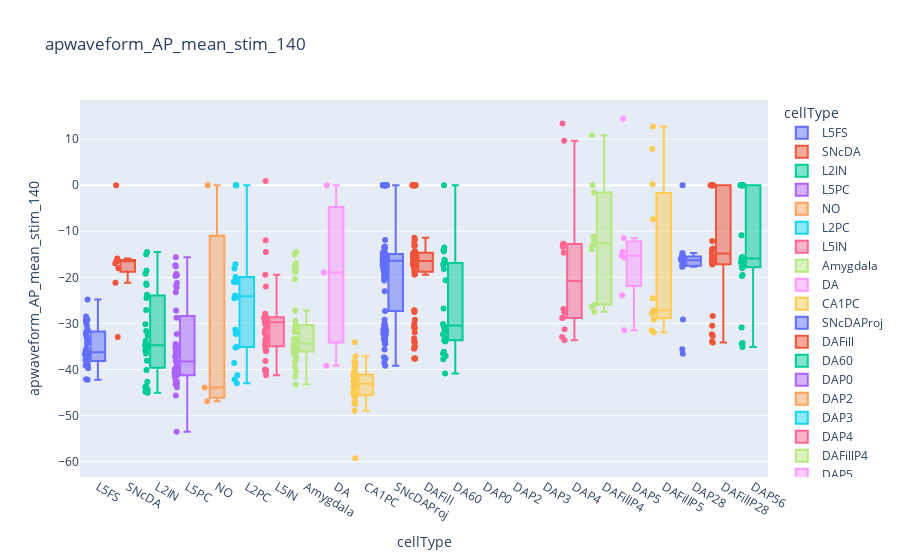

This figure's notebook cell:
### Code cell
import plotly.express as px
df = px.data.tips()
fig = px.box(formated_data, 
             x="cellType",
             y="apwaveform_AP_mean_stim_140",
            color="cellType",
            title="apwaveform_AP_mean_stim_140",
           hover_name = 'id',


            points="all")
fig.show()

### Figure 1 — Plotly figure (JSON) as saved in the notebook; plotly's stock layout.template omitted (floating-point values rounded to 4 significant figures)
{"data": [{"alignmentgroup": "True", "boxpoints": "all", "hovertemplate": "<b>%{hovertext}</b><br><br>cellType=%{x}<br>apwaveform_AP_mean_stim_140=%{y}<extra></extra>", "hovertext": ["53_1", "54_1", "55_1", "55_2", "56_1", "57_1", "58_1", "59_1", "60_1", "61_1", "62_1", "63_1", "64_1", "65_1", "66_1", "67_1", "68_1", "69_1", "70_1", "71_1", "72_1", "73_1", "74_1", "75_1", "76_1", "77_1", "87_1", "88_1", "89_1", "90_1", "91_1", "92_1", "93_1"], "legendgroup": "L5FS", "marker": {"color": "#636efa"}, "name": "L5FS", "notched": false, "offsetgroup": "L5FS", "orientation": "v", "showlegend": true, "type": "box", "x": ["L5FS", "L5FS", "L5FS", "L5FS", "L5FS", "L5FS", "L5FS", "L5FS", "L5FS", "L5FS", "L5FS", "L5FS", "L5FS", "L5FS", "L5FS", "L5FS", "L5FS", "L5FS", "L5FS", "L5FS", "L5FS", "L5FS", "L5FS", "L5FS", "L5FS", "L5FS", "L5FS", "L5FS", "L5FS", "L5FS", "L5FS", "L5FS", "L5FS"], "x0": " ", "xaxis": "x", "y": [-37.46, -37.45, -35.46, -34.36, -39.14, -36.36, -39.08, -39.74, -42.22, -36.0, -38.63, -38.76, -38.0, -37.94, -31.76, -33.43, -36.26, -32.91, -29.27, -29.91, -36.73, -31.64, -33.82, -30.43, -36.57, -37.24, -31.36, -24.84, -39.05, -42.1, -28.52, -29.19, -32.24], "y0": " ", "yaxis": "y"}, {"alignmentgroup": "True", "boxpoints": "all", "hovertemplate": "<b>%{hovertext}</b><br><br>cellType=%{x}<br>apwaveform_AP_mean_stim_140=%{y}<extra></extra>", "hovertext": ["78_1", "79_1", "80_1", "81_1", "82_1", "83_1", "84_1", "85_1", "86_1"], "legendgroup": "SNcDA", "marker": {"color": "#EF553B"}, "name": "SNcDA", "notched": false, "offsetgroup": "SNcDA", "orientation": "v", "showlegend": true, "type": "box", "x": ["SNcDA", "SNcDA", "SNcDA", "SNcDA", "SNcDA", "SNcDA", "SNcDA", "SNcDA", "SNcDA"], "x0": " ", "xaxis": "x", "y": [-16.49, -18.02, -15.93, -17.02, -32.97, 0, -21.16, -16.4, -16.35], "y0": " ", "yaxis": "y"}, {"alignmentgroup": "True", "boxpoints": "all", "hovertemplate": "<b>%{hovertext}</b><br><br>cellType=%{x}<br>apwaveform_AP_mean_stim_140=%{y}<extra></extra>", "hovertext": ["94_1", "94_2", "99_2", "101_1", "103_1", "105_1", "105_2", "106_1", "107_1", "111_1", "111_2", "113_2", "114_1", "115_1", "115_2", "118_1", "119_1", "120_1", "120_2", "121_1", "123_3", "124_1", "124_2", "124_3", "211_1", "211_2", "213_2"], "legendgroup": "L2IN", "marker": {"color": "#00cc96"}, "name": "L2IN", "notched": false, "offsetgroup": "L2IN", "orientation": "v", "showlegend": true, "type": "box", "x": ["L2IN", "L2IN", "L2IN", "L2IN", "L2IN", "L2IN", "L2IN", "L2IN", "L2IN", "L2IN", "L2IN", "L2IN", "L2IN", "L2IN", "L2IN", "L2IN", "L2IN", "L2IN", "L2IN", "L2IN", "L2IN", "L2IN", "L2IN", "L2IN", "L2IN", "L2IN", "L2IN"], "x0": " ", "xaxis": "x", "y": [-18.51, -34.73, -38.1, -45.03, -24.51, -14.53, -43.88, -40.12, -34.97, -31.63, -44.83, -30.2, -14.98, -27.08, -35.88, -34.75, -32.58, -43.55, -36.55, -21.31, -19.24, -44.34, -21.65, -33.79, -35.47, -42.65, -23.79], "y0": " ", "yaxis": "y"}, {"alignmentgroup": "True", "boxpoints": "all", "hovertemplate": "<b>%{hovertext}</b><br><br>cellType=%{x}<br>apwaveform_AP_mean_stim_140=%{y}<extra></extra>", "hovertext": ["97_1", "97_2", "126_1", "126_2", "126_3", "197_1", "198_1", "199_1", "200_1", "201_1", "202_1", "203_1", "204_1", "205_1", "206_1", "207_1", "208_1", "210_1", "212_1", "212_2", "215_1", "215_2", "217_1", "217_2", "222_1", "223_1", "224_1", "227_1", "228_1", "229_1", "229_2", "230_1", "230_2", "231_1", "231_2", "233_1", "233_2", "234_1", "348_1", "349_1", "350_1", "351_1", "352_1", "353_1", "354_1"], "legendgroup": "L5PC", "marker": {"color": "#ab63fa"}, "name": "L5PC", "notched": false, "offsetgroup": "L5PC", "orientation": "v", "showlegend": true, "type": "box", "x": ["L5PC", "L5PC", "L5PC", "L5PC", "L5PC", "L5PC", "L5PC", "L5PC", "L5PC", "L5PC", "L5PC", "L5PC", "L5PC", "L5PC", "L5PC", "L5PC", "L5PC", "L5PC", "L5PC", "L5PC", "L5PC", "L5PC", "L5PC", "L5PC", "L5PC", "L5PC", "L5PC", "L5PC", "L5PC", "L5PC", "L5PC", "L5PC", "L5PC", "L5PC", "L5PC", "L5PC", "L5PC", "L5PC", "L5PC", "L5PC", "L5PC", "L5PC", "L5PC", "L5PC", "L5PC"], "x0": " ", "xaxis": "x", "y": [-41.01, -38.27, -34.81, -34.47, -36.3, -38.43, -39.91, -43.01, -43.85, -42.48, -39.81, -23.22, -42.98, -40.5, -53.48, -43.02, -43.21, -35.29, -19.73, -21.82, -15.62, -37.16, -19.29, -40.51, -28.76, -17.4, -17.63, -45.62, -42.6, -41.29, -36.21, -27.22, -35.19, -32.32, -35.69, -22.21, -21.23, -19.54, -37.26, -41.21, -40.69, -40.38, -41.64, -39.15, -39.81], "y0": " ", "yaxis": "y"}, {"alignmentgroup": "True", "boxpoints": "all", "hovertemplate": "<b>%{hovertext}</b><br><br>cellType=%{x}<br>apwaveform_AP_mean_stim_140=%{y}<extra></extra>", "hovertext": ["99_1", "99_3", "213_1"], "legendgroup": "NO", "marker": {"color": "#FFA15A"}, "name": "NO", "notched": false, "offsetgroup": "NO", "orientation": "v", "showlegend": true, "type": "box", "x": ["NO", "NO", "NO"], "x0": " ", "xaxis": "x", "y": [-43.92, 0, -46.89], "y0": " ", "yaxis": "y"}, {"alignmentgroup": "True", "boxpoints": "all", "hovertemplate": "<b>%{hovertext}</b><br><br>cellType=%{x}<br>apwaveform_AP_mean_stim_140=%{y}<extra></extra>", "hovertext": ["101_2", "107_2", "109_1", "109_2", "110_1", "110_2", "113_1", "116_1", "116_2", "117_1", "117_2", "121_2", "122_1", "122_2", "123_1", "123_2", "125_1", "127_1", "128_1", "129_1", "209_1", "218_1"], "legendgroup": "L2PC", "marker": {"color": "#19d3f3"}, "name": "L2PC", "notched": false, "offsetgroup": "L2PC", "orientation": "v", "showlegend": true, "type": "box", "x": ["L2PC", "L2PC", "L2PC", "L2PC", "L2PC", "L2PC", "L2PC", "L2PC", "L2PC", "L2PC", "L2PC", "L2PC", "L2PC", "L2PC", "L2PC", "L2PC", "L2PC", "L2PC", "L2PC", "L2PC", "L2PC", "L2PC"], "x0": " ", "xaxis": "x", "y": [-24.28, -42.17, -23.93, -17.17, 0, -19.96, -24.53, 0, -20.76, -31.39, -42.98, -18.08, 0, -32.0, -38.57, -41.27, -32.28, -20.96, -20.96, -20.96, -35.23, -35.14], "y0": " ", "yaxis": "y"}, {"alignmentgroup": "True", "boxpoints": "all", "hovertemplate": "<b>%{hovertext}</b><br><br>cellType=%{x}<br>apwaveform_AP_mean_stim_140=%{y}<extra></extra>", "hovertext": ["104_1", "148_1", "149_1", "150_1", "151_1", "152_1", "153_1", "154_1", "155_1", "156_1", "157_1", "158_1", "159_1", "160_1", "161_1", "162_1", "163_1", "164_1", "165_1", "166_1", "167_1", "168_1", "169_1", "170_1", "171_1", "172_1", "174_1", "175_1", "176_1", "216_1", "219_1", "220_1", "221_1", "225_1", "226_1"], "legendgroup": "L5IN", "marker": {"color": "#FF6692"}, "name": "L5IN", "notched": false, "offsetgroup": "L5IN", "orientation": "v", "showlegend": true, "type": "box", "x": ["L5IN", "L5IN", "L5IN", "L5IN", "L5IN", "L5IN", "L5IN", "L5IN", "L5IN", "L5IN", "L5IN", "L5IN", "L5IN", "L5IN", "L5IN", "L5IN", "L5IN", "L5IN", "L5IN", "L5IN", "L5IN", "L5IN", "L5IN", "L5IN", "L5IN", "L5IN", "L5IN", "L5IN", "L5IN", "L5IN", "L5IN", "L5IN", "L5IN", "L5IN", "L5IN"], "x0": " ", "xaxis": "x", "y": [-29.73, -29.6, -40.02, -38.16, -28.75, -32.65, -28.95, -33.64, -35.46, -41.26, 0.8825, -14.48, -28.77, -36.04, -35.61, -33.48, -32.06, -29.26, -27.9, -30.76, -28.25, -28.67, -30.25, -28.65, -28.63, -31.48, -35.12, -28.66, -11.95, -29.74, -40.2, -34.51, -22.01, -40.33, -19.44], "y0": " ", "yaxis": "y"}, {"alignmentgroup": "True", "boxpoints": "all", "hovertemplate": "<b>%{hovertext}</b><br><br>cellType=%{x}<br>apwaveform_AP_mean_stim_140=%{y}<extra></extra>", "hovertext": ["178_1", "179_1", "180_1", "181_1", "182_1", "183_1", "183_2", "184_1", "184_2", "185_1", "186_1", "186_2", "187_1", "188_1", "188_2", "189_1", "189_2", "190_1", "190_2", "191_1", "192_1", "193_1", "194_1", "195_1", "196_1", "308_1", "309_1", "310_1", "313_1", "314_1", "315_1", "316_1", "317_1", "318_1", "319_1", "320_1", "321_1", "322_1", "324_1", "325_1", "326_1", "327_1", "328_1", "329_1", "330_1", "331_1", "332_1", "333_1", "334_1", "335_1", "336_1", "337_1", "338_1", "339_1"], "legendgroup": "Amygdala", "marker": {"color": "#B6E880"}, "name": "Amygdala", "notched": false, "offsetgroup": "Amygdala", "orientation": "v", "showlegend": true, "type": "box", "x": ["Amygdala", "Amygdala", "Amygdala", "Amygdala", "Amygdala", "Amygdala", "Amygdala", "Amygdala", "Amygdala", "Amygdala", "Amygdala", "Amygdala", "Amygdala", "Amygdala", "Amygdala", "Amygdala", "Amygdala", "Amygdala", "Amygdala", "Amygdala", "Amygdala", "Amygdala", "Amygdala", "Amygdala", "Amygdala", "Amygdala", "Amygdala", "Amygdala", "Amygdala", "Amygdala", "Amygdala", "Amygdala", "Amygdala", "Amygdala", "Amygdala", "Amygdala", "Amygdala", "Amygdala", "Amygdala", "Amygdala", "Amygdala", "Amygdala", "Amygdala", "Amygdala", "Amygdala", "Amygdala", "Amygdala", "Amygdala", "Amygdala", "Amygdala", "Amygdala", "Amygdala", "Amygdala", "Amygdala"], "x0": " ", "xaxis": "x", "y": [-36.07, -36.45, -39.46, -18.59, -33.45, -37.19, -37.13, -15.08, -41.49, -35.05, -27.2, -18.86, -34.98, -36.02, -18.04, -16.97, -38.24, -14.49, -20.34, -37.66, -35.09, -30.75, -18.02, -34.37, -34.37, -36.25, -43.24, -40.34, -17.66, -17.27, -30.71, -34.77, -31.59, -34.3, -31.88, -31.74, -30.34, -36.19, -31.85, -35.67, -34.59, -33.83, -33.98, -36.46, -34.99, -35.53, -35.15, -17.81, -31.85, -33.32, -36.5, -29.37, -34.14, -35.2], "y0": " ", "yaxis": "y"}, {"alignmentgroup": "True", "boxpoints": "all", "hovertemplate": "<b>%{hovertext}</b><br><br>cellType=%{x}<br>apwaveform_AP_mean_stim_140=%{y}<extra></extra>", "hovertext": ["235_1", "237_1", "238_1"], "legendgroup": "DA", "marker": {"color": "#FF97FF"}, "name": "DA", "notched": false, "offsetgroup": "DA", "orientation": "v", "showlegend": true, "type": "box", "x": ["DA", "DA", "DA"], "x0": " ", "xaxis": "x", "y": [-18.95, -39.19, 0], "y0": " ", "yaxis": "y"}, {"alignmentgroup": "True", "boxpoints": "all", "hovertemplate": "<b>%{hovertext}</b><br><br>cellType=%{x}<br>apwaveform_AP_mean_stim_140=%{y}<extra></extra>", "hovertext": ["239_1", "240_1", "241_1", "242_1", "243_1", "245_1", "246_1", "247_1", "248_1", "249_1", "250_1", "312_1", "340_1", "341_1", "342_1", "343_1", "344_1", "345_1", "346_1", "347_1", "355_1", "356_1", "357_1", "358_1", "359_1", "360_1", "361_1", "362_1", "363_1", "364_1", "365_1", "366_1", "367_1", "368_1", "369_1", "370_1", "371_1", "372_1", "373_1", "374_1", "375_1", "376_1"], "legendgroup": "CA1PC", "marker": {"color": "#FECB52"}, "name": "CA1PC", "notched": false, "offsetgroup": "CA1PC", "orientation": "v", "showlegend": true, "type": "box", "x": ["CA1PC", "CA1PC", "CA1PC", "CA1PC", "CA1PC", "CA1PC", "CA1PC", "CA1PC", "CA1PC", "CA1PC", "CA1PC", "CA1PC", "CA1PC", "CA1PC", "CA1PC", "CA1PC", "CA1PC", "CA1PC", "CA1PC", "CA1PC", "CA1PC", "CA1PC", "CA1PC", "CA1PC", "CA1PC", "CA1PC", "CA1PC", "CA1PC", "CA1PC", "CA1PC", "CA1PC", "CA1PC", "CA1PC", "CA1PC", "CA1PC", "CA1PC", "CA1PC", "CA1PC", "CA1PC", "CA1PC", "CA1PC", "CA1PC"], "x0": " ", "xaxis": "x", "y": [-37.13, -41.23, -46.88, -47.49, -45.61, -39.32, -43.79, -40.49, -41.0, -42.34, -38.56, -43.29, -41.29, -43.35, -45.48, -43.68, -46.92, -41.06, -39.46, -59.23, -38.25, -42.14, -42.5, -41.73, -43.79, -34.09, -40.22, -44.93, -45.8, -42.46, -43.48, -45.87, -45.57, -44.75, -40.84, -47.37, -48.97, -42.68, -45.49, -45.72, -42.84, -42.56], "y0": " ", "yaxis": "y"}, {"alignmentgroup": "True", "boxpoints": "all", "hovertemplate": "<b>%{hovertext}</b><br><br>cellType=%{x}<br>apwaveform_AP_mean_stim_140=%{y}<extra></extra>", "hovertext": ["251_1", "252_1", "253_1", "254_1", "255_1", "256_1", "257_1", "258_1", "259_1", "260_1", "261_1", "262_1", "263_1", "264_1", "265_1", "266_1", "267_1", "268_1", "269_1", "270_1", "271_1", "272_1", "273_1", "274_1", "275_1", "276_1", "277_1", "278_1", "279_1", "280_1", "282_1", "283_1", "284_1", "285_1", "286_1", "287_1", "288_1", "289_1", "290_1", "291_1", "293_1", "294_1", "295_1", "296_1", "297_1", "298_1", "299_1", "300_1", "300_2", "301_1", "302_1", "303_1", "304_1", "306_1", "307_1", "377_1", "378_1", "379_1", "380_1", "381_1", "382_1", "383_1", "385_1", "386_1", "387_1", "388_1", "389_1", "391_1", "392_1", "393_1", "394_1", "395_1", "396_1", "397_1", "398_1", "399_1", "400_1", "401_1", "402_1", "403_1", "404_1", "405_1", "406_1", "407_1", "408_1", "409_1", "410_1", "411_1", "412_1", "413_1", "414_1", "415_1", "416_1", "418_1", "419_1", "420_1", "421_1", "422_1", "423_1", "424_1", "425_1", "426_1", "427_1", "428_1", "429_1", "430_1"], "legendgroup": "SNcDAProj", "marker": {"color": "#636efa"}, "name": "SNcDAProj", "notched": false, "offsetgroup": "SNcDAProj", "orientation": "v", "showlegend": true, "type": "box", "x": ["SNcDAProj", "SNcDAProj", "SNcDAProj", "SNcDAProj", "SNcDAProj", "SNcDAProj", "SNcDAProj", "SNcDAProj", "SNcDAProj", "SNcDAProj", "SNcDAProj", "SNcDAProj", "SNcDAProj", "SNcDAProj", "SNcDAProj", "SNcDAProj", "SNcDAProj", "SNcDAProj", "SNcDAProj", "SNcDAProj", "SNcDAProj", "SNcDAProj", "SNcDAProj", "SNcDAProj", "SNcDAProj", "SNcDAProj", "SNcDAProj", "SNcDAProj", "SNcDAProj", "SNcDAProj", "SNcDAProj", "SNcDAProj", "SNcDAProj", "SNcDAProj", "SNcDAProj", "SNcDAProj", "SNcDAProj", "SNcDAProj", "SNcDAProj", "SNcDAProj", "SNcDAProj", "SNcDAProj", "SNcDAProj", "SNcDAProj", "SNcDAProj", "SNcDAProj", "SNcDAProj", "SNcDAProj", "SNcDAProj", "SNcDAProj", "SNcDAProj", "SNcDAProj", "SNcDAProj", "SNcDAProj", "SNcDAProj", "SNcDAProj", "SNcDAProj", "SNcDAProj", "SNcDAProj", "SNcDAProj", "SNcDAProj", "SNcDAProj", "SNcDAProj", "SNcDAProj", "SNcDAProj", "SNcDAProj", "SNcDAProj", "SNcDAProj", "SNcDAProj", "SNcDAProj", "SNcDAProj", "SNcDAProj", "SNcDAProj", "SNcDAProj", "SNcDAProj", "SNcDAProj", "SNcDAProj", "SNcDAProj", "SNcDAProj", "SNcDAProj", "SNcDAProj", "SNcDAProj", "SNcDAProj", "SNcDAProj", "SNcDAProj", "SNcDAProj", "SNcDAProj", "SNcDAProj", "SNcDAProj", "SNcDAProj", "SNcDAProj", "SNcDAProj", "SNcDAProj", "SNcDAProj", "SNcDAProj", "SNcDAProj", "SNcDAProj", "SNcDAProj", "SNcDAProj", "SNcDAProj", "SNcDAProj", "SNcDAProj", "SNcDAProj", "SNcDAProj", "SNcDAProj", "SNcDAProj"], "x0": " ", "xaxis": "x", "y": [-35.67, 0, -34.4, -14.89, 0, -31.38, -31.66, -30.97, -15.94, -32.45, -16.25, -33.99, -37.68, -17.96, -30.29, -20.06, -15.29, -16.86, -33.11, -15.95, -13.49, -17.31, -37.32, -15.35, -38.5, 0, -17.26, -31.07, -33.38, -16.07, -18.56, -17.58, -15.64, -15.58, 0, -15.63, -27.31, -15.42, -31.66, -29.18, -11.91, -16.22, -18.67, -16.36, -31.55, -15.5, -15.04, -15.54, -13.64, -14.61, -30.38, -32.65, -14.74, -16.85, 0, -18.63, -20.34, -16.5, 0, -15.35, -34.42, -18.95, -39.19, 0, -14.54, -30.73, -30.18, 0, 0, 0, -31.21, -17.26, -15.44, -16.35, -16.63, -15.71, -16.42, 0, -16.25, -20.68, -15.91, -33.71, 0, -15.15, -16.79, -14.49, -16.76, -13.33, 0, -14.96, -19.34, -15.8, -23.01, -16.35, -17.38, -18.7, -32.12, -19.57, 0, -17.24, -16.01, 0, -17.97, -14.44, 0, -15.07], "y0": " ", "yaxis": "y"}, {"alignmentgroup": "True", "boxpoints": "all", "hovertemplate": "<b>%{hovertext}</b><br><br>cellType=%{x}<br>apwaveform_AP_mean_stim_140=%{y}<extra></extra>", "hovertext": ["431_1", "432_1", "433_1", "434_1", "435_1", "436_1", "437_1", "438_1", "439_1", "440_1", "441_1", "442_1", "443_1", "444_1", "445_1", "446_1", "447_1", "448_1", "449_1", "450_1", "451_1", "453_1", "454_1", "455_1", "456_1", "457_1", "458_1", "459_1", "460_1", "462_1", "463_1", "464_1", "465_1", "466_1", "467_1", "468_1", "469_1", "470_1", "471_1", "472_1", "473_1", "474_1", "475_1", "476_1", "477_1", "478_1", "479_1", "480_1", "481_1", "482_1", "483_1", "484_1", "485_1", "486_1", "487_1", "488_1", "489_1", "490_1", "491_1", "492_1", "493_1", "494_1", "495_1", "496_1", "497_1", "498_1", "499_1", "500_1", "501_1", "502_1", "503_1", "504_1", "505_1", "506_1", "507_1", "508_1", "509_1", "510_1", "511_1", "512_1", "513_1", "514_1", "515_1", "516_1", "517_1", "518_1", "519_1", "520_1", "521_1", "522_1"], "legendgroup": "DAFill", "marker": {"color": "#EF553B"}, "name": "DAFill", "notched": false, "offsetgroup": "DAFill", "orientation": "v", "showlegend": true, "type": "box", "x": ["DAFill", "DAFill", "DAFill", "DAFill", "DAFill", "DAFill", "DAFill", "DAFill", "DAFill", "DAFill", "DAFill", "DAFill", "DAFill", "DAFill", "DAFill", "DAFill", "DAFill", "DAFill", "DAFill", "DAFill", "DAFill", "DAFill", "DAFill", "DAFill", "DAFill", "DAFill", "DAFill", "DAFill", "DAFill", "DAFill", "DAFill", "DAFill", "DAFill", "DAFill", "DAFill", "DAFill", "DAFill", "DAFill", "DAFill", "DAFill", "DAFill", "DAFill", "DAFill", "DAFill", "DAFill", "DAFill", "DAFill", "DAFill", "DAFill", "DAFill", "DAFill", "DAFill", "DAFill", "DAFill", "DAFill", "DAFill", "DAFill", "DAFill", "DAFill", "DAFill", "DAFill", "DAFill", "DAFill", "DAFill", "DAFill", "DAFill", "DAFill", "DAFill", "DAFill", "DAFill", "DAFill", "DAFill", "DAFill", "DAFill", "DAFill", "DAFill", "DAFill", "DAFill", "DAFill", "DAFill", "DAFill", "DAFill", "DAFill", "DAFill", "DAFill", "DAFill", "DAFill", "DAFill", "DAFill", "DAFill"], "x0": " ", "xaxis": "x", "y": [-17.02, 0, -17.62, -16.63, -11.4, -15.57, -14.92, 0, -35.32, 0, -16.36, -16.2, -17.0, -37.61, -30.92, -16.56, -15.34, -15.69, -15.81, -13.18, -17.45, -16.9, -37.57, -17.24, 0, -15.53, -16.85, -27.2, -15.74, -17.39, -15.52, -27.53, -15.23, 0, -14.42, -14.69, -33.87, 0, -34.93, -33.28, -14.75, -17.29, -19.46, 0, -16.56, -14.53, -15.68, 0, -18.88, -35.5, -16.99, -16.4, -15.17, -17.16, -15.95, 0, -30.12, -27.15, -15.03, 0, -16.79, -16.9, -17.24, -18.77, -18.02, -18.21, -16.53, -16.98, -30.95, -34.0, -15.44, -14.52, -13.09, 0, 0, 0, -14.75, -30.72, -15.61, -32.0, -29.23, -37.66, -12.46, 0, -34.15, -11.82, -15.86, -19.33, -15.07, -17.34], "y0": " ", "yaxis": "y"}, {"alignmentgroup": "True", "boxpoints": "all", "hovertemplate": "<b>%{hovertext}</b><br><br>cellType=%{x}<br>apwaveform_AP_mean_stim_140=%{y}<extra></extra>", "hovertext": ["523_1", "524_1", "525_1", "526_1", "527_1", "528_1", "529_1", "530_1", "531_1", "532_1", "533_1", "534_1", "535_1", "536_1", "537_1", "538_1", "539_1", "540_1", "541_1", "542_1", "543_1", "545_1", "546_1", "547_1", "548_1", "549_1", "550_1", "551_1", "552_1", "554_1", "555_1", "555_2", "557_1", "559_1", "560_1", "561_1", "562_1", "563_1", "564_1", "565_1", "566_1", "567_1", "568_1", "569_1", "570_1", "571_1", "571_2"], "legendgroup": "DA60", "marker": {"color": "#00cc96"}, "name": "DA60", "notched": false, "offsetgroup": "DA60", "orientation": "v", "showlegend": true, "type": "box", "x": ["DA60", "DA60", "DA60", "DA60", "DA60", "DA60", "DA60", "DA60", "DA60", "DA60", "DA60", "DA60", "DA60", "DA60", "DA60", "DA60", "DA60", "DA60", "DA60", "DA60", "DA60", "DA60", "DA60", "DA60", "DA60", "DA60", "DA60", "DA60", "DA60", "DA60", "DA60", "DA60", "DA60", "DA60", "DA60", "DA60", "DA60", "DA60", "DA60", "DA60", "DA60", "DA60", "DA60", "DA60", "DA60", "DA60", "DA60"], "x0": " ", "xaxis": "x", "y": [null, null, null, null, null, null, null, null, null, null, null, null, null, null, -37.05, -32.36, -40.88, -31.75, -16.19, -26.78, -33.93, -30.15, -16.5, -36.55, -18.22, -16.9, 0, -32.41, -17.21, -30.77, -14.4, -16.94, null, null, null, null, null, null, null, -36.14, -33.64, -37.77, -33.26, -30.78, -13.55, -20.66, -14.1], "y0": " ", "yaxis": "y"}, {"alignmentgroup": "True", "boxpoints": "all", "hovertemplate": "<b>%{hovertext}</b><br><br>cellType=%{x}<br>apwaveform_AP_mean_stim_140=%{y}<extra></extra>", "hovertext": ["573_1", "574_1", "575_1", "576_1", "577_1"], "legendgroup": "DAP0", "marker": {"color": "#ab63fa"}, "name": "DAP0", "notched": false, "offsetgroup": "DAP0", "orientation": "v", "showlegend": true, "type": "box", "x": ["DAP0", "DAP0", "DAP0", "DAP0", "DAP0"], "x0": " ", "xaxis": "x", "y": [null, null, null, null, null], "y0": " ", "yaxis": "y"}, {"alignmentgroup": "True", "boxpoints": "all", "hovertemplate": "<b>%{hovertext}</b><br><br>cellType=%{x}<br>apwaveform_AP_mean_stim_140=%{y}<extra></extra>", "hovertext": ["578_1", "579_1", "580_1", "582_1", "583_1", "584_1", "585_1"], "legendgroup": "DAP2", "marker": {"color": "#FFA15A"}, "name": "DAP2", "notched": false, "offsetgroup": "DAP2", "orientation": "v", "showlegend": true, "type": "box", "x": ["DAP2", "DAP2", "DAP2", "DAP2", "DAP2", "DAP2", "DAP2"], "x0": " ", "xaxis": "x", "y": [null, null, null, null, null, null, null], "y0": " ", "yaxis": "y"}, {"alignmentgroup": "True", "boxpoints": "all", "hovertemplate": "<b>%{hovertext}</b><br><br>cellType=%{x}<br>apwaveform_AP_mean_stim_140=%{y}<extra></extra>", "hovertext": ["586_1", "587_1", "588_1", "590_1"], "legendgroup": "DAP3", "marker": {"color": "#19d3f3"}, "name": "DAP3", "notched": false, "offsetgroup": "DAP3", "orientation": "v", "showlegend": true, "type": "box", "x": ["DAP3", "DAP3", "DAP3", "DAP3"], "x0": " ", "xaxis": "x", "y": [null, null, null, null], "y0": " ", "yaxis": "y"}, {"alignmentgroup": "True", "boxpoints": "all", "hovertemplate": "<b>%{hovertext}</b><br><br>cellType=%{x}<br>apwaveform_AP_mean_stim_140=%{y}<extra></extra>", "hovertext": ["591_1", "592_1", "593_1", "594_1", "595_1", "596_1", "597_1", "598_1", "599_1", "600_1", "601_1", "602_1", "603_1", "604_1"], "legendgroup": "DAP4", "marker": {"color": "#FF6692"}, "name": "DAP4", "notched": false, "offsetgroup": "DAP4", "orientation": "v", "showlegend": true, "type": "box", "x": ["DAP4", "DAP4", "DAP4", "DAP4", "DAP4", "DAP4", "DAP4", "DAP4", "DAP4", "DAP4", "DAP4", "DAP4", "DAP4", "DAP4"], "x0": " ", "xaxis": "x", "y": [-14.67, -12.69, -26.87, -28.69, -28.84, 9.623, -12.78, -13.18, -27.6, -32.93, -31.28, 13.4, -33.63, -13.41], "y0": " ", "yaxis": "y"}, {"alignmentgroup": "True", "boxpoints": "all", "hovertemplate": "<b>%{hovertext}</b><br><br>cellType=%{x}<br>apwaveform_AP_mean_stim_140=%{y}<extra></extra>", "hovertext": ["605_1", "606_1", "607_1", "608_1", "609_1", "610_1", "611_1", "612_1", "613_1", "614_1"], "legendgroup": "DAFillP4", "marker": {"color": "#B6E880"}, "name": "DAFillP4", "notched": false, "offsetgroup": "DAFillP4", "orientation": "v", "showlegend": true, "type": "box", "x": ["DAFillP4", "DAFillP4", "DAFillP4", "DAFillP4", "DAFillP4", "DAFillP4", "DAFillP4", "DAFillP4", "DAFillP4", "DAFillP4"], "x0": " ", "xaxis": "x", "y": [10.81, -13.92, -26.43, -25.91, -12.23, -11.16, -12.99, 0, -27.48, -1.607], "y0": " ", "yaxis": "y"}, {"alignmentgroup": "True", "boxpoints": "all", "hovertemplate": "<b>%{hovertext}</b><br><br>cellType=%{x}<br>apwaveform_AP_mean_stim_140=%{y}<extra></extra>", "hovertext": ["615_1", "616_1", "617_1", "618_1", "619_1", "620_1", "621_1"], "legendgroup": "DAP5", "marker": {"color": "#FF97FF"}, "name": "DAP5", "notched": false, "offsetgroup": "DAP5", "orientation": "v", "showlegend": true, "type": "box", "x": ["DAP5", "DAP5", "DAP5", "DAP5", "DAP5", "DAP5", "DAP5"], "x0": " ", "xaxis": "x", "y": [-31.5, -15.72, -15.31, -23.91, -14.46, 14.38, -11.48], "y0": " ", "yaxis": "y"}, {"alignmentgroup": "True", "boxpoints": "all", "hovertemplate": "<b>%{hovertext}</b><br><br>cellType=%{x}<br>apwaveform_AP_mean_stim_140=%{y}<extra></extra>", "hovertext": ["622_1", "623_1", "624_1", "625_1", "626_1", "627_1", "628_1", "629_1", "630_1", "631_1", "632_1"], "legendgroup": "DAFillP5", "marker": {"color": "#FECB52"}, "name": "DAFillP5", "notched": false, "offsetgroup": "DAFillP5", "orientation": "v", "showlegend": true, "type": "box", "x": ["DAFillP5", "DAFillP5", "DAFillP5", "DAFillP5", "DAFillP5", "DAFillP5", "DAFillP5", "DAFillP5", "DAFillP5", "DAFillP5", "DAFillP5"], "x0": " ", "xaxis": "x", "y": [-27.88, -24.53, -31.47, -27.16, 7.842, 0.1816, -29.18, -31.96, -27.78, 12.73, -7.396], "y0": " ", "yaxis": "y"}, {"alignmentgroup": "True", "boxpoints": "all", "hovertemplate": "<b>%{hovertext}</b><br><br>cellType=%{x}<br>apwaveform_AP_mean_stim_140=%{y}<extra></extra>", "hovertext": ["713_1", "714_1", "715_1", "716_1", "717_1", "718_1", "719_1", "720_1", "721_1", "722_1", "723_1", "724_1", "725_1", "726_1", "727_1", "728_1", "729_1", "730_1", "731_1", "732_1"], "legendgroup": "DAP28", "marker": {"color": "#636efa"}, "name": "DAP28", "notched": false, "offsetgroup": "DAP28", "orientation": "v", "showlegend": true, "type": "box", "x": ["DAP28", "DAP28", "DAP28", "DAP28", "DAP28", "DAP28", "DAP28", "DAP28", "DAP28", "DAP28", "DAP28", "DAP28", "DAP28", "DAP28", "DAP28", "DAP28", "DAP28", "DAP28", "DAP28", "DAP28"], "x0": " ", "xaxis": "x", "y": [-16.45, -36.59, -16.09, -15.3, -17.72, -15.23, -15.46, -15.45, -29.14, -16.44, 0, -16.2, -14.7, -35.58, -15.95, -17.29, -17.31, -17.62, -16.37, -16.05], "y0": " ", "yaxis": "y"}, {"alignmentgroup": "True", "boxpoints": "all", "hovertemplate": "<b>%{hovertext}</b><br><br>cellType=%{x}<br>apwaveform_AP_mean_stim_140=%{y}<extra></extra>", "hovertext": ["733_1", "734_1", "735_1", "736_1", "737_1", "738_1", "739_1", "740_1", "741_1", "742_1", "743_1", "744_1", "745_1", "746_1", "747_1", "748_1", "749_1", "750_1", "751_1", "752_1", "753_1", "754_1", "755_1", "756_1", "757_1", "758_1", "759_1"], "legendgroup": "DAFillP28", "marker": {"color": "#EF553B"}, "name": "DAFillP28", "notched": false, "offsetgroup": "DAFillP28", "orientation": "v", "showlegend": true, "type": "box", "x": ["DAFillP28", "DAFillP28", "DAFillP28", "DAFillP28", "DAFillP28", "DAFillP28", "DAFillP28", "DAFillP28", "DAFillP28", "DAFillP28", "DAFillP28", "DAFillP28", "DAFillP28", "DAFillP28", "DAFillP28", "DAFillP28", "DAFillP28", "DAFillP28", "DAFillP28", "DAFillP28", "DAFillP28", "DAFillP28", "DAFillP28", "DAFillP28", "DAFillP28", "DAFillP28", "DAFillP28"], "x0": " ", "xaxis": "x", "y": [-17.22, 0, -16.53, -34.16, 0, -33.91, -28.4, 0, -32.33, -14.83, -15.54, -17.07, 0, -13.95, -13.73, 0, 0, -32.76, -30.5, -16.22, -16.99, 0, -15.85, 0, 0, 0, -12.09], "y0": " ", "yaxis": "y"}, {"alignmentgroup": "True", "boxpoints": "all", "hovertemplate": "<b>%{hovertext}</b><br><br>cellType=%{x}<br>apwaveform_AP_mean_stim_140=%{y}<extra></extra>", "hovertext": ["760_1", "761_1", "762_1", "763_1", "764_1", "765_1", "766_1", "767_1", "768_1", "769_1", "770_1", "771_1", "772_1", "773_1", "774_1", "775_1", "776_1", "777_1", "778_1", "779_1", "780_1", "781_1", "782_1", "783_1", "784_1", "785_1", "786_1", "787_1"], "legendgroup": "DAP56", "marker": {"color": "#00cc96"}, "name": "DAP56", "notched": false, "offsetgroup": "DAP56", "orientation": "v", "showlegend": true, "type": "box", "x": ["DAP56", "DAP56", "DAP56", "DAP56", "DAP56", "DAP56", "DAP56", "DAP56", "DAP56", "DAP56", "DAP56", "DAP56", "DAP56", "DAP56", "DAP56", "DAP56", "DAP56", "DAP56", "DAP56", "DAP56", "DAP56", "DAP56", "DAP56", "DAP56", "DAP56", "DAP56", "DAP56", "DAP56"], "x0": " ", "xaxis": "x", "y": [-17.66, -10.88, -34.26, -18.01, -17.33, 0, 0, -19.49, -35.14, -15.99, -30.86, -19.74, 0, -34.4, 0, -15.62, -15.87, -16.79, -16.18, -16.27, 0, 0, 0, -15.63, 0, -16.34, 0, 0], "y0": " ", "yaxis": "y"}], "layout": {"boxmode": "overlay", "legend": {"title": {"text": "cellType"}, "tracegroupgap": 0}, "title": {"text": "apwaveform_AP_mean_stim_140"}, "xaxis": {"anchor": "y", "categoryarray": ["L5FS", "SNcDA", "L2IN", "L5PC", "NO", "L2PC", "L5IN", "Amygdala", "DA", "CA1PC", "SNcDAProj", "DAFill", "DA60", "DAP0", "DAP2", "DAP3", "DAP4", "DAFillP4", "DAP5", "DAFillP5", "DAP28", "DAFillP28", "DAP56"], "categoryorder": "array", "domain": [0, 1], "title": {"text": "cellType"}}, "yaxis": {"anchor": "x", "domain": [0, 1], "title": {"text": "apwaveform_AP_mean_stim_140"}}}}
